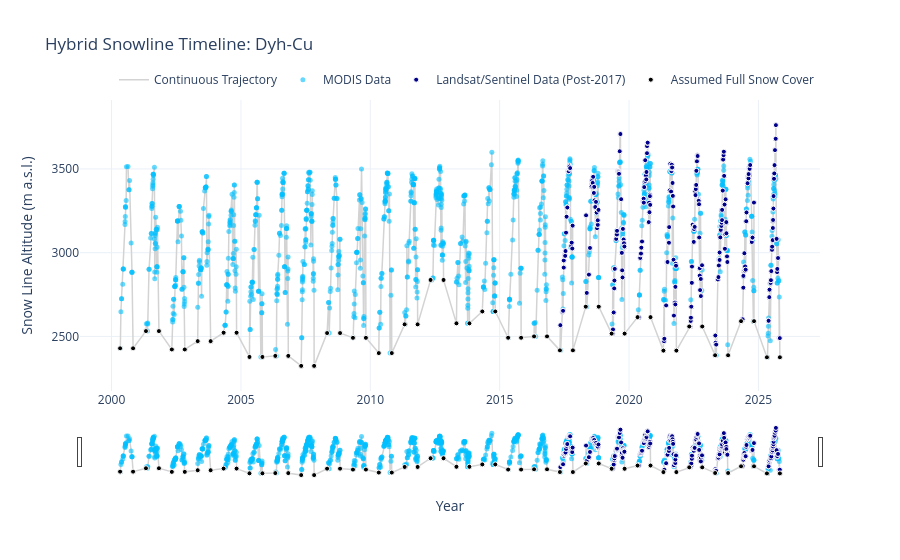

The cell this chart's notebook holds for it:
### Markdown cell above
## 4. Visualise the time series
In this step the full time series from 2000 to 2025, with only MODIS data before 2017 and combined Landsat/Sentinel-2 data after 2017 is visualised.

### Code cell
# Set up directory and define glacier
GLACIER_TO_PLOT = 'Dyh-Cu' 
composite_dir = '../data/LS_MODIS_combined/combination_post2017'

composite_path = f"{composite_dir}/COMPOSITE_SLA_{GLACIER_TO_PLOT}_POST2017.csv"

if not os.path.exists(composite_path):
    print(f"Error: Could not find the composite file for {GLACIER_TO_PLOT}. Check path: {composite_path}")
else:
    # Load and prep dates
    df_comp = pd.read_csv(composite_path)
    df_comp['date'] = pd.to_datetime(df_comp['date'])

    # Split the data logically for coloring
    df_ls = df_comp[df_comp['Data_Source'] == 'Landsat/Sentinel (Observation)']
    df_modis = df_comp[df_comp['Data_Source'] == 'MODIS WLS (Proxy)']
    df_boundary = df_comp[df_comp['Data_Source'] == 'Assumed Full Snow Cover']

    # Create figure
    fig_comp = go.Figure()

    # Trace 1: The final Timeline
    fig_comp.add_trace(go.Scatter(
        x=df_comp['date'], 
        y=df_comp['Final_Composite_SLA'],
        mode='lines', 
        name='Continuous Trajectory',
        line=dict(color='lightgrey', width=1.5),
        hoverinfo='skip'
    ))

    # Trace 2: The MODIS Proxy Points 
    fig_comp.add_trace(go.Scatter(
        x=df_modis['date'], 
        y=df_modis['Final_Composite_SLA'],
        mode='markers',
        name='MODIS Data', 
        marker=dict(color='deepskyblue', size=5, opacity=0.6),
        hovertemplate="Date: %{x}<br>Proxy SLA: %{y:.0f}m<extra></extra>"
    ))

    # Trace 3: The Landsat/Sentinel Data points
    fig_comp.add_trace(go.Scatter(
        x=df_ls['date'], 
        y=df_ls['Final_Composite_SLA'],
        mode='markers',
        name='Landsat/Sentinel Data (Post-2017)', 
        marker=dict(color='darkblue', size=5, line=dict(color='white', width=1)),
        hovertemplate="Date: %{x}<br>Observed SLA: %{y:.0f}m<extra></extra>"
    ))

    # Trace 4: The boundary points (May 1 & Oct 31)
    fig_comp.add_trace(go.Scatter(
        x=df_boundary['date'], 
        y=df_boundary['Final_Composite_SLA'],
        mode='markers',
        name='Assumed Full Snow Cover', 
        marker=dict(color='black', size=5, line=dict(color='white', width=1)),
        hovertemplate="Date: %{x}<br>Assumed Min SLA: %{y:.0f}m<extra></extra>"
    ))

    # Layout and formatting
    fig_comp.update_layout(
        title=f"Hybrid Snowline Timeline: {GLACIER_TO_PLOT}", 
        xaxis_title="Year",
        yaxis_title="Snow Line Altitude (m a.s.l.)",
        template="plotly_white",
        hovermode="x unified",
        legend=dict(orientation="h", yanchor="bottom", y=1.02, xanchor="right", x=1),
        yaxis=dict(range=[df_comp['Final_Composite_SLA'].min()-150, df_comp['Final_Composite_SLA'].max()+150])
    )

    fig_comp.update_xaxes(rangeslider_visible=True)
    fig_comp.show()

### Figure 1 — Plotly figure (JSON) as saved in the notebook; plotly's stock layout.template omitted (floating-point values rounded to 4 significant figures; data arrays with more than 128 entries replaced by an {"elided": "..."} marker saying what was removed)
{"data": [{"hoverinfo": "skip", "line": {"color": "lightgrey", "width": 1.5}, "mode": "lines", "name": "Continuous Trajectory", "type": "scatter", "x": {"elided": "1423 str values"}, "y": {"elided": "1423 float values"}}, {"hovertemplate": "Date: %{x}<br>Proxy SLA: %{y:.0f}m<extra></extra>", "marker": {"color": "deepskyblue", "opacity": 0.6, "size": 5}, "mode": "markers", "name": "MODIS Data", "type": "scatter", "x": {"elided": "1071 str values"}, "y": {"elided": "1071 float values"}}, {"hovertemplate": "Date: %{x}<br>Observed SLA: %{y:.0f}m<extra></extra>", "marker": {"color": "darkblue", "line": {"color": "white", "width": 1}, "size": 5}, "mode": "markers", "name": "Landsat/Sentinel Data (Post-2017)", "type": "scatter", "x": {"elided": "300 str values"}, "y": {"elided": "300 float values"}}, {"hovertemplate": "Date: %{x}<br>Assumed Min SLA: %{y:.0f}m<extra></extra>", "marker": {"color": "black", "line": {"color": "white", "width": 1}, "size": 5}, "mode": "markers", "name": "Assumed Full Snow Cover", "type": "scatter", "x": ["2000-05-01T00:00:00", "2000-10-31T00:00:00", "2001-05-01T00:00:00", "2001-10-31T00:00:00", "2002-05-01T00:00:00", "2002-10-31T00:00:00", "2003-05-01T00:00:00", "2003-10-31T00:00:00", "2004-05-01T00:00:00", "2004-10-31T00:00:00", "2005-05-01T00:00:00", "2005-10-31T00:00:00", "2006-05-01T00:00:00", "2006-10-31T00:00:00", "2007-05-01T00:00:00", "2007-10-31T00:00:00", "2008-05-01T00:00:00", "2008-10-31T00:00:00", "2009-05-01T00:00:00", "2009-10-31T00:00:00", "2010-05-01T00:00:00", "2010-10-31T00:00:00", "2011-05-01T00:00:00", "2011-10-31T00:00:00", "2012-05-01T00:00:00", "2012-10-31T00:00:00", "2013-05-01T00:00:00", "2013-10-31T00:00:00", "2014-05-01T00:00:00", "2014-10-31T00:00:00", "2015-05-01T00:00:00", "2015-10-31T00:00:00", "2016-05-01T00:00:00", "2016-10-31T00:00:00", "2017-05-01T00:00:00", "2017-10-31T00:00:00", "2018-05-01T00:00:00", "2018-10-31T00:00:00", "2019-05-01T00:00:00", "2019-10-31T00:00:00", "2020-05-01T00:00:00", "2020-10-31T00:00:00", "2021-05-01T00:00:00", "2021-10-31T00:00:00", "2022-05-01T00:00:00", "2022-10-31T00:00:00", "2023-05-01T00:00:00", "2023-10-31T00:00:00", "2024-05-01T00:00:00", "2024-10-31T00:00:00", "2025-05-01T00:00:00", "2025-10-31T00:00:00"], "y": [2429.0, 2429.0, 2532.0, 2532.0, 2422.0, 2422.0, 2472.0, 2472.0, 2522.0, 2522.0, 2377.0, 2377.0, 2384.0, 2384.0, 2324.0, 2324.0, 2520.0, 2520.0, 2492.0, 2492.0, 2400.0, 2400.0, 2572.0, 2572.0, 2837.0, 2837.0, 2578.0, 2578.0, 2649.0, 2649.0, 2492.0, 2492.0, 2500.0, 2500.0, 2417.0, 2417.0, 2678.0, 2678.0, 2517.0, 2517.0, 2615.0, 2615.0, 2415.0, 2415.0, 2559.0, 2559.0, 2387.0, 2387.0, 2591.0, 2591.0, 2375.0, 2375.0]}], "layout": {"hovermode": "x unified", "legend": {"orientation": "h", "x": 1, "xanchor": "right", "y": 1.02, "yanchor": "bottom"}, "title": {"text": "Hybrid Snowline Timeline: Dyh-Cu"}, "xaxis": {"rangeslider": {"visible": true}, "title": {"text": "Year"}}, "yaxis": {"range": [2174.0, 3912.0], "title": {"text": "Snow Line Altitude (m a.s.l.)"}}}}
